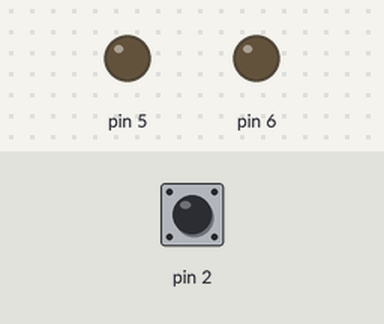
The sketch below on a simulated Arduino Uno, built for the host (arithmetic inside an expression is 32-bit, double 64-bit). Parts: output pins drawn as LEDs (lit = HIGH). The inputs (shaded band) are chosen by the test bench; at power-on: pin 2 HIGH. WiFi joins after 1.5 s; servers stay silent unless stated; what the sketch prints to the serial monitor is not drawn.

Above: at 0.1 s.
At 0.6 s:
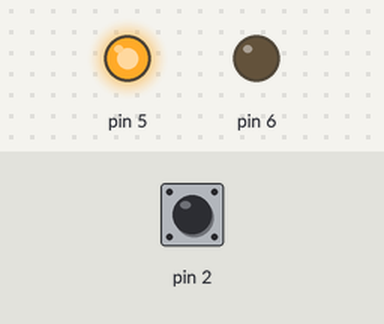
Timing chart, 0 to 2.1 s (numbered marks = the images above):
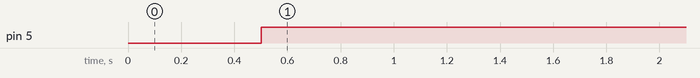

The sketch:

02-sensor-pompa-tanaman-SRX_STX882.ino
```cpp
/*
 * USE PIN: DIGITAL 2 = relay IN
 *          DIGITAL 5 = Reciever RF
 *          DIGITAL 8 = LED = RF
 *          DIGITAL 9 = LED = Relay STATUS
 * IPAddress 192.168.1.182
 *
*/

#include <ArduinoJson.h>
#include <Ethernet.h>
#include <SPI.h> // Not actualy used but needed to compile
#include <RCSwitch.h>

RCSwitch mySwitch = RCSwitch();

byte mac[] = {0x00, 0x92, 0x3B, 0xC2, 0x88, 0x1D};
IPAddress ip(192, 168, 1, 182);
IPAddress myDns(192, 168, 1, 1);
IPAddress gateway(192, 168, 1, 1);
EthernetServer server(80);
int siram;
int air;

void setup()
{
    Serial.begin(9600);  // Debugging only
    mySwitch.enableReceive(1);  // Receiver on interrupt 1 => that is pin #3

    pinMode(6,OUTPUT);
    pinMode(5,OUTPUT);
    pinMode(2,INPUT_PULLUP);
      // start the Ethernet connection and the server:
    Ethernet.begin(mac, ip, myDns, gateway);
      // Start to listen
    server.begin();
    Ethernet.init(10);  // Most Arduino shields
    Serial.println(F("Server is ready."));
    Serial.print(F("Please connect to http://"));
    Serial.println(Ethernet.localIP());
    Serial.print( mySwitch.getReceivedValue() );

}

void loop()
{
    digitalWrite(6,LOW);
    int air = 0;
    int sensorVal = digitalRead(2);

// Wait for an incomming connection
    EthernetClient client = server.available();
    StaticJsonDocument<200> doc;

//    uint8_t buf[3];
//    uint8_t buflen = sizeof(buf);
  if (mySwitch.available()) {
    digitalWrite(6,HIGH);
    air = 1;
    Serial.print("Received ");
    Serial.print( mySwitch.getReceivedValue() );
    Serial.print(" / ");
    Serial.print( mySwitch.getReceivedBitlength() );
    Serial.print("bit ");
    Serial.print("Protocol: ");
    Serial.println( mySwitch.getReceivedProtocol() );
    mySwitch.resetAvailable();
  }

   delay(500);
    if (sensorVal == LOW){
      digitalWrite(5,LOW);
      siram = 0;
    }else{
      siram = 1;
      digitalWrite(5,HIGH);
    }

   doc["pompa_air"] = air;
   doc["pompa_tanaman"] = siram;

  // Write response headers
  client.println(F("HTTP/1.0 200 OK"));
  client.println(F("Content-Type: application/json"));
  client.println(F("Connection: close"));
  client.print(F("Content-Length: "));
  client.println(measureJsonPretty(doc));
  client.println();

  // Write JSON document
  serializeJsonPretty(doc, client);
}
```

Measured:
- by itself, pin 5: LOW → HIGH at 0.50 s
